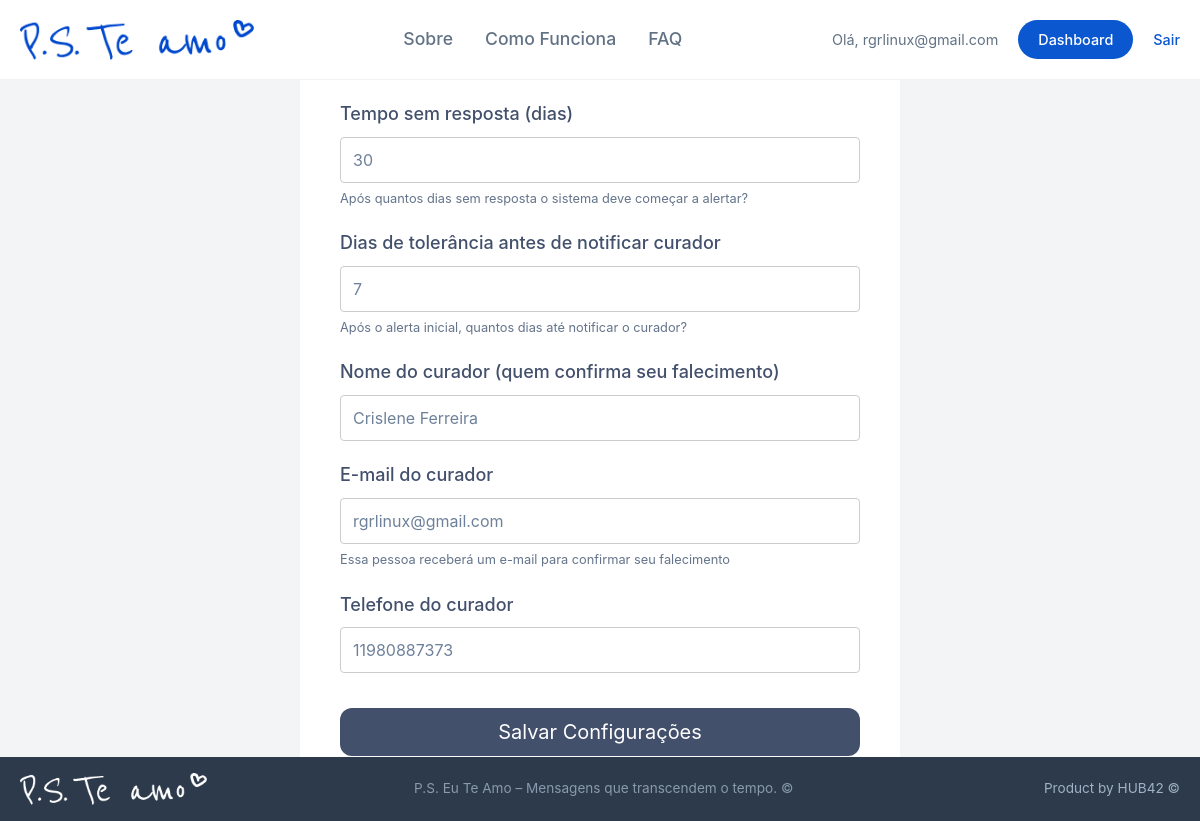
Screenshot of /configurar-perfil/ (signed in) with the database file from the repository.
### core/models.py (models this page shows, shortened)
class Perfil(models.Model):
    STATUS_CHOICES = [
        ('ativo', 'Ativo'),
        ('suspeito', 'Suspeito (sem resposta)'),
        ('falecido', 'Falecido - aguardando envio'),
        ('enviado', 'Mensagens enviadas'),
    ]
    usuario = models.OneToOneField(User, on_delete=models.CASCADE)
    foto = models.ImageField(verbose_name='Foto de perfil', upload_to='avatar/%Y/%m/', blank=True, null=True)
    ultimo_sinal_vida = models.DateTimeField(default=timezone.now)
    status = models.CharField(max_length=20, choices=STATUS_CHOICES, default='ativo')
    tempo_resposta_dias = models.IntegerField(default=30)  # dias sem resposta
    dias_tolerancia = models.IntegerField(default=7)  # após falhar, avisos diários
    curador_nome = models.CharField(max_length=200, blank=True)
    curador_email = models.EmailField(blank=True)
    curador_telefone = models.CharField(max_length=20, blank=True)
    curador_codigo = models.CharField(max_length=64, blank=True, unique=True)
    plano = models.CharField(max_length=20, default='gratuito')  # gratuito, basico, premium
    data_assinatura = models.DateTimeField(null=True, blank=True)
    data_expiracao = models.DateTimeField(null=True, blank=True)

### core/views.py (the view)
# urls.py: path('configurar-perfil/', views.configurar_perfil, name='configurar_perfil'),
@login_required
def configurar_perfil(request):
    perfil, created = Perfil.objects.get_or_create(usuario=request.user)
    if request.method == 'POST':
        form = PerfilForm(request.POST, instance=perfil)
        if form.is_valid():
            form.save()
            messages.success(request, 'Perfil configurado com sucesso!')
            return redirect('dashboard')
    else:
        form = PerfilForm(instance=perfil)
    return render(request, 'core/configurar_perfil.html', {'form': form})

### core/templates/core/configurar_perfil.html (shortened to what this page needs)
{% extends 'core/base.html' %}
{% block content %}
<div class="login-container">
    <div class="login-box">
        <h2 class="title">Configurações do Perfil</h2>
        <form method="post">
            {% for field in form %}
            <div class="input-group">
                <label>{{ field.label }}</label>
                {{ field }}
                {% if field.help_text %}
                    <div class="help-text">{{ field.help_text }}</div>
                {% endif %}
            </div>
            {% endfor %}
            <button type="submit" class="btn-login">Salvar Configurações</button>
        </form>
    </div>
</div>
{% endblock %}

### core/templates/core/base.html (shortened to what this page needs)
{% load static %}
<!DOCTYPE html>
<html lang="pt-BR">
<head>
    <link rel="stylesheet" href="{% static 'css/style.css' %}">
</head>
<body  class="{% if request.resolver_match.url_name == 'index' %}landing-page{% endif %}">
    <header class="main-header">
        <div class="container">
            <div class="logo-area logo-img">
                <a href="{% url 'index' %}" class="logo-link">
                    <img src="{% static 'img/logo.png' %}" alt="P.S. Te amo" class="logo-img">
                </a>
            </div>
            <nav class="main-nav">
                <ul>
                    <li><a href="{% if request.resolver_match.url_name == 'index' %}#about{% else %}{% url 'index' %}#about{% endif %}">Sobre</a></li>
                    <li><a href="{% if request.resolver_match.url_name == 'index' %}#how-it-works{% else %}{% url 'index' %}#how-it-works{% endif %}">Como Funciona</a></li>
                    <li><a href="{% if request.resolver_match.url_name == 'index' %}#faq{% else %}{% url 'index' %}#faq{% endif %}">FAQ</a></li>
                </ul>
            </nav>
            <div class="auth-actions">
                {% if user.is_authenticated %}
                    <span class="user-welcome">Olá, {{ user.username }}</span>
                    <a href="{% url 'dashboard' %}" class="btn-primary-nav">Dashboard</a>
                    <a href="{% url 'logout' %}" class="btn-link">Sair</a>
                {% else %}
                    <a href="{% url 'cadastro' %}" class="btn-link">Criar conta</a>
                    <a href="{% url 'login' %}" class="btn-primary-nav">Fazer login</a>
                {% endif %}
            </div>
        </div>
    </header>
    <main>
        {% block content %}
        {% endblock content %}
    </main>
    <footer class="main-footer">
        <div class="container" style="justify-content:space-between ;">
            <div class="logo-area">
                <a href="{% url 'index' %}" class="logo-link">
                    <img src="{% static 'img/logo_white.png' %}" alt="P.S. Te amo" class="logo-img">
                </a>
            </div>
        <div class="footer-info">
          <p class="copyright">P.S. Eu Te Amo – Mensagens que transcendem o tempo. &copy;</p>
        </div>
        <div class="footer-info">
          <p>Product by HUB42 &copy;</p>
        </div>
        </div>
    </footer>
</body>
</html>

### static/css/style.css (style rules this page uses)
:root { --color-bg-main: #f0f4f8; --color-bg-white: #ffffff; --color-bg-card-dark: #596780; --color-bg-card-light: #dce1e8; --color-bg-card-white: #ffffff; --color-text-blue: #596780; --color-text-dark: #2c3a4b; --color-text-light: #ffffff; --color-text-muted: #627285; --color-text-card: #3d4966; --color-text-darkblue:#43506c; --color-brand-blue: #0b57d0; --color-accent-blue: #a6cbff; --color-border-dark: #6e819a; --font-sans: -apple-system, BlinkMacSystemFont, "Zen Kaku Gothic New", Roboto, Helvetica, Arial, sans-serif; --font-serif: "Zen Antique Soft", Times New Roman, serif; --grid-columns: 24; --grid-gap: 20px; --container-max-width: 90rem; --header-height: 5rem; }
*, *::before, *::after { box-sizing: border-box; margin: 0; padding: 0; }
html, body { height: 100%; margin: 0; padding: 0; }
body { font-family: var(--font-sans); background-color: var(--color-bg-main); color: var(--color-text-dark); line-height: 1.6; -webkit-font-smoothing: antialiased; display: flex; flex-direction: column; min-height: 100vh; }
img { max-width: 100%; display: block; height: auto; }
button, input, textarea { font-family: inherit; }
a { text-decoration: none; color: inherit; }
main { flex:1; }
.main-header { background-color: var(--color-bg-white); padding: 12px 0; border-bottom: 1px solid rgba(0, 0, 0, 0.05); position: fixed; top: 0; left: 0; right: 0; z-index: 1000; height: var(--header-height); display: flex; align-items: center; }
.main-header .container { display: flex; width: 100%; height: 100%; align-items: center; justify-content: space-between; }
.logo-area { display: flex; align-items: center; }
.logo-img { height: 40px; width: auto; display: block; }
.logo-link { display: inline-block; }
.main-nav ul { display: flex; justify-content: center; list-style: none; gap: 2rem; margin: 0; padding: 0; }
.main-nav a { font-size: 1.1rem; color: var(--color-text-muted); font-weight: 500; transition: color 0.2s ease; }
.auth-actions { display: flex; justify-content: flex-end; align-items: center; gap: 1.25rem; }
.user-welcome { font-size: 0.9rem; color: var(--color-text-muted); }
.btn-link { font-size: 0.9rem; color: var(--color-brand-blue); font-weight: 500; }
.btn-primary-nav { background-color: var(--color-brand-blue); color: var(--color-text-light); padding: 8px 20px; border-radius: 20px; font-size: 0.9rem; font-weight: 500; transition: background-color 0.2s ease; border: none; cursor: pointer; }
.container { width: 100%; max-width: var(--container-max-width); margin: 0 auto; padding: 1.5rem 20px; }
.main-footer { background-color: #2c3a4b; color: #a0b2c6; padding: 16px 0; font-size: 0.85rem; flex-shrink: 0; width: 100%; margin-top: -64px; }
.main-footer .container { display: grid !important; grid-template-columns: repeat(24, minmax(0, 1fr)) !important; align-items: center; width: 100%; max-width: var(--container-max-width); margin: 0 auto; padding: 0 20px; box-sizing: border-box; }
.main-footer .logo-area { grid-column: span 8 !important; display: flex; align-items: center; }
.main-footer .logo-img { height: 32px; width: auto; display: block; }
.main-footer .footer-info { grid-column: span 8 !important; display: flex; justify-content: flex-end; align-items: center; text-align: right; }
.main-footer .copyright { margin: 0; opacity: 0.8; font-size: 0.85rem; white-space: nowrap; }
.login-container { width: 100vw; height: 100vh; display: flex; justify-content: center; align-items: center; background-color: #f3f4f6; }
.login-box { width: 100%; max-width: 600px; padding: 40px; background-color: #ffffff; border-radius: 4px; font-family: var(--font-sans); color: var(--color-text-darkblue); }
.title { text-align: center; color: #43506c; font-size: 32px; font-weight: 600; margin-bottom: 30px; }
.input-group { margin-bottom: 20px; }
.input-group label { display: block; font-size: 18px; margin-bottom: 8px; font-weight: 500; }
.input-group input { width: 100%; padding: 12px; border: 1px solid #cccccc; border-radius: 4px; font-size: 16px; color: var(--color-border-dark); outline: none; }
.input-group input::placeholder { color: #b3b3b3; }
.btn-login { width: 100%; height: 48px; font-size: 1.25rem; color: var(--color-bg-white); background-color: var(--color-text-darkblue); border: none; border-radius: 12px; cursor: pointer; margin-top: 15px; margin-bottom: 25px; transition: background-color 0.2s ease; }
.help-text { font-size: 0.8rem; color: #64748b; margin-top: 6px; display: block; }

### rows the page displays
Perfil: form "30" "7" "Crislene Ferreira" "rgrlinux@gmail.com" "11980887373"

### other values shown
{{ user.username }} "rgrlinux@gmail.com"
{{ field.label }} "Tempo sem resposta (dias)" "Dias de tolerância antes de notificar curador" "Nome do curador (quem confirma seu falecimento)" "E-mail do curador" "Telefone do curador"
{{ field.help_text }} "Após quantos dias sem resposta o sistema deve começar a alertar?" "Após o alerta inicial, quantos dias até notificar o curador?" "Essa pessoa receberá um e-mail para confirmar seu falecimento"
